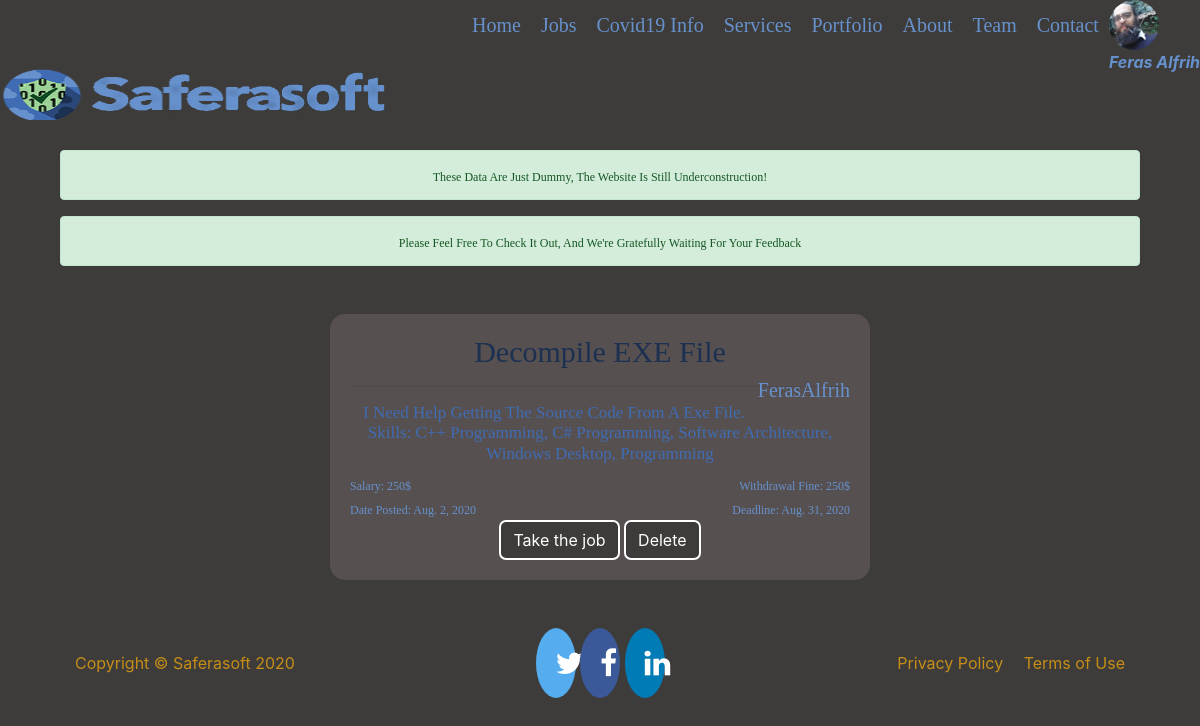
Page /user/jobs/details/23/ (signed in) on the committed database.
### users/models.py (models this page shows, shortened)
class Profile(models.Model):
    user = models.OneToOneField(User, on_delete=models.CASCADE)
    image = models.ImageField(default='default.png', upload_to='profile_pics')
    jobAs = models.OneToOneField(Job, on_delete=models.SET_NULL, null=True, blank=True)
    balance = models.IntegerField(default=0, blank=True, null=True)
    sex = models.CharField(max_length=6, blank=True, null=True)
    last_logout = models.DateField(default='1970-01-01', blank=True, null=True)
    staff_requested = models.BooleanField(default=False)

class Job(models.Model):
    user = models.ForeignKey(User, on_delete=models.CASCADE)
    job = models.CharField(max_length=999)
    details = models.TextField(max_length=999)
    startDate = models.DateField()
    deadline = models.DateField()
    salary = models.IntegerField()
    withdrawal = models.IntegerField()
    asTo = models.OneToOneField(User, related_name='worker' , on_delete=models.SET_NULL, null=True, blank=True)
    is_available = models.BooleanField(default=True)
    is_complete = models.BooleanField(default=False)
    is_ready = models.BooleanField(default=False)
    doneby = models.CharField(max_length=999, blank=True, null=True)

### users/views.py (the view, shortened to what this page needs)
# urls.py: path('jobs/details/<int:pk>/', UsersV.job_details, name='job_details'),
    @login_required
    def job_details(request, pk, *args,  **kwargs):
        messages.success(request, f"these data are just dummy, the website is still underconstruction!")
        messages.success(request, f"please feel free to check it out, and we're gratefully waiting for your feedback")
        job = Job.objects.get(id=pk)
        context={
            'job':job,
            'pk':pk,
        }
        return render(request, 'users/job_detail.html', context, *args, **kwargs)

### templates/users/job_detail.html (shortened to what this page needs)
{% extends "base.html" %}
{% load crispy_forms_tags %}
{% load static %}
{% block content %}
	<center>
		{% if user.is_staff %}
		    <div class="job-box content-section" >
	          <div class="job-title">
	            <h1 class="">{{job.job}}
	            {% if user.profile.last_logout <= job.startDate %}<big id="new">New</big>{% endif %}</h1>
	            <h4 class="float-right ">{{job.user}}</h4><hr>
	          </div>
	          <div class="job-body ">
	            <h5>{{job.details}} </h5>
	            <span class="float-left">
	              <big>Salary: {{job.salary}}$</big>
	            </span>
	            <span class="float-right">
	              <big>Withdrawal Fine: {{job.withdrawal}}$</big>
	            </span>
	          </div><br>
	          <div class="job-body">
	            <span class="float-left">
	              <big>Date Posted: {{job.startDate}}</big>
	            </span>
	            <span class="float-right">
	              <big>Deadline: {{job.deadline}}</big>
	            </span>
	          </div><br>
	          <form method="POST" id="job">
	            {% if job.is_available %}
	            	<button class="btn btn-danger" name='take'>Take the job</button>
	            {% endif %}
	            {% if user.is_superuser %}
	             	<button class="btn btn-danger" name="delete" id='del' >Delete</button>
	            {% endif %}
	          </form>
	        </div>
	  	{% else %}
		    <center>
		      <img src="{% static 'img/staffOnly.png' %}">
		    </center>
	 	{% endif %}
	</center>
{% endblock content %}

### templates/base.html (shortened to what this page needs)
{% load static %}
<!doctype html>
<html lang="en">
  <head>
    <link rel="stylesheet" href="https://maxcdn.bootstrapcdn.com/bootstrap/4.0.0/css/bootstrap.min.css">
    <link rel="stylesheet" href="https://cdnjs.cloudflare.com/ajax/libs/font-awesome/4.7.0/css/font-awesome.min.css">
    <link rel="stylesheet" type="text/css" href="{% static 'css/socialMedia.css' %}">
    {% if user.profile.sex == '2' %}
    <link rel="stylesheet" type="text/css" href="{% static 'css/female.css' %}">
    {% else %}
    <link rel="stylesheet" type="text/css" href="{% static 'css/male.css' %}">
    {% endif %}
  </head>
  <body class="container">
    <div class="container">
      <header>
        <nav class="navigate fixed-top">
          <div class="navigate" id="navbarNav">
            {% if user.is_authenticated %}
              <div class="navigate-user dropdown">
                <span role="button" data-toggle="dropdown" id="prflimg" aria-haspopup="true" aria-expanded="false" style="width:75px">
                 <div class="navigate-user">
                    <img class="rounded-circle dropdown-toggle"  width="50px"  height="50px" src="{{ user.profile.image.url }}"><br>
                    <a><b><i>{{ user.first_name }} {{ user.last_name }}</i></b></a>
                 </div>
                </span>
              </div>
            {% else %}
              <div class='navigate-user'>
                  <a href="{% url 'login' %}" class="btn ">Login</a>
                  <a href="{% url 'register' %}" class="btn">Register</a>
              </div>
            {% endif %}
            <ul class="navigate"  id="navbar">
              <li class="navigate" >
                <a class="navigate nav-btn js-scroll-trigger"href="{% url 'base' %}" id="Home">Home</a>
              </li>
              {% if user.is_staff %}
              <li class="navigate">
                <a class="navigate nav-btn js-scroll-trigger"href="{% url 'jobs' %}" id="Jobs">Jobs</a>
              </li>
              {% endif %}
              <li class="navigate">
                <a class="navigate nav-btn js-scroll-trigger"href="{% url 'covid19' %}" id="Covid19">Covid19 Info</a>
              </li>
              <li class="navigate">
                <a class="navigate nav-btn js-scroll-trigger"href="{% url 'services' %}" id="Services">Services</a>
              </li>
              <li class="navigate">
                <a class="navigate nav-btn js-scroll-trigger"href="{% url 'portfolio' %}" id="Portfolio">Portfolio</a>
              </li>
              <li class="navigate">
                <a class="navigate nav-btn js-scroll-trigger"href="{% url 'about' %}" id="About">About</a>
              </li>
              <li class="navigate">
                <a class="navigate nav-btn js-scroll-trigger"href="{% url 'team' %}" id="Team">Team</a>
              </li>
              <li class="navigate">
                <a class="navigate nav-btn js-scroll-trigger"href="{% url 'contact' %}" id="Contact">Contact</a>
              </li>
            </ul>
          </div>
          <div id="logo" class="mr-auto">
            <img src="{% static 'img/logo.png' %}" width="500" >
          </div>
        </nav>
      </header>
      <main>
        <div class="mt-5">
          {% if messages %}
            <center>
              {% for message in messages %}
                <div class="alert alert-{{ message.tags }}" >
                  <big>{{ message }}</big>
                </div>
              {% endfor %}
            </center>
          {% endif %}
        </div>
        <div id="carouselExampleIndicators" class="carousel slide mt-5" data-ride="carousel">
        {% block content %}{% endblock content %}
      </main>
      <footer class="mt-5 mb-5">
        <div class="container">
            <div class="row align-items-center">
                <div class="col-lg-4 text-lg-left f-caramel">Copyright © Saferasoft 2020</div>
                <div class="col-lg-4 my-3 my-lg-0">
                  <center>
                    <a href="{% url 'about' %}" class="fa fa-twitter"></i></a>
                    <a href="{% url 'about' %}" class="fa fa-facebook"></i></a>
                    <a href="{% url 'about' %}" class="fa fa-linkedin"></i></a>
                  </center>
                </div>
                <div class="col-lg-4 text-lg-right">
                  <a class="mr-3 f-caramel" href="{% url 'about' %}">Privacy Policy</a>
                  <a class=" f-caramel" href="{% url 'about' %}">Terms of Use</a>
                </div>
            </div>
        </div>
      </footer>
    </div>
  </body>
</html>

### static/css/socialMedia.css (style rules this page uses)
.fa { padding: 20px; font-size: 30px; width: 30px; text-align: center; text-decoration: none; border-radius: 50%; }
.fa-facebook { background: #3B5998; color: white; }
.fa-twitter { background: #55ACEE; color: white; }
.fa-linkedin { background: #007bb5; color: white; }

### static/css/male css/00-Colors/colors.css (style rules this page uses)
.f-caramel { color: #C68E17; }

### static/css/male css/03-Others/1others.css (style rules this page uses)
body { background-color: #3D3C3A; width: 100%; }
main { margin-top: 150px; }

### static/css/male css/01-Layout/headers.css (style rules this page uses)
h1 { text-transform: capitalize; font-family: 'Libre Baskerville', serif; font-size: 30px; }
h4 { text-transform: capitalize; font-family: 'Libre Baskerville', serif; font-size: 20px; }
h5 { text-transform: capitalize; font-family: 'Libre Baskerville', serif; font-size: 17px; }

### static/css/male css/01-Layout/navs.css (style rules this page uses)
.navigate ul { float: right; }
.navigate li { display: inline; float: left; margin: 10px; color: #fff; }
.navigate li a { font-family: 'Crimson Pro', serif; font-size: 20px; border-radius: 5px; color: #6791cc; }
.nav-btn { border-radius: 7px; color: #6791cc; }
.navigate-user { float: right; color: #6791cc; }

### static/css/male css/01-Layout/texts.css (style rules this page uses)
big { text-transform: capitalize; font-family: 'Libre Baskerville', serif; font-size: 12px; }

### static/css/male css/01-Layout/btn.css (style rules this page uses)
.btn { border-radius: 7px; background: #3D3C3A; color: #fff; border: all; border-color:#fff; border-width: 2px; }

### static/css/male css/01-Layout/img.css (style rules this page uses)
#logo { float: left; }

### static/css/male css/03-Others/jobs.css (style rules this page uses)
.job-box { background: #565051; border-radius: 15px; padding: 20px; width: 50%; height: 70; justify-content: absolute; align-content: space-between; align-self: center; align-items: flex-start; margin-top: 20px; }
.job-box big { color: #6791cc; }
.job-box h1 { color: #1c3052; }
.job-box h4 { color: #6791cc; }
.job-box h5 { color:#406cb4; }

### rows in the picture
Job: job "Decompile EXE File", user "FerasAlfrih", details "I Need Help Getting The Source Code From A Exe File. Skills: C++ Programming, C# Programming, Software Architecture, Windows Desktop, Programming", salary "250", withdrawal "250", startDate "Aug. 2, 2020", deadline "Aug. 31, 2020"

### other values in the picture
{{ user.first_name }} "Feras"
{{ user.last_name }} "Alfrih"
{{ message }} "These Data Are Just Dummy, The Website Is Still Underconstruction!" "Please Feel Free To Check It Out, And We're Gratefully Waiting For Your Feedback"
